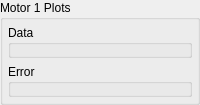
       <widget class="QGroupBox" name="groupBox_13">
        <property name="sizePolicy">
         <sizepolicy hsizetype="MinimumExpanding" vsizetype="MinimumExpanding">
          <horstretch>0</horstretch>
          <verstretch>0</verstretch>
         </sizepolicy>
        </property>
        <property name="title">
         <string>Motor 1 Plots</string>
        </property>
        <layout class="QGridLayout" name="gridLayout_12">
         <property name="leftMargin">
          <number>5</number>
         </property>
         <property name="topMargin">
          <number>5</number>
         </property>
         <property name="rightMargin">
          <number>5</number>
         </property>
         <property name="bottomMargin">
          <number>5</number>
         </property>
         <item row="0" column="0">
          <widget class="QGroupBox" name="groupBox_14">
           <property name="sizePolicy">
            <sizepolicy hsizetype="MinimumExpanding" vsizetype="MinimumExpanding">
             <horstretch>0</horstretch>
             <verstretch>0</verstretch>
            </sizepolicy>
           </property>
           <property name="title">
            <string>Data</string>
           </property>
           <layout class="QGridLayout" name="gridLayout_13">
            <property name="leftMargin">
             <number>5</number>
            </property>
            <property name="topMargin">
             <number>5</number>
            </property>
            <property name="rightMargin">
             <number>5</number>
            </property>
            <property name="bottomMargin">
             <number>5</number>
            </property>
            <item row="0" column="0">
             <widget class="QCustomPlot" name="widget_plot_data_1" native="true">
              <property name="sizePolicy">
               <sizepolicy hsizetype="MinimumExpanding" vsizetype="MinimumExpanding">
                <horstretch>0</horstretch>
                <verstretch>0</verstretch>
               </sizepolicy>
              </property>
             </widget>
            </item>
           </layout>
          </widget>
         </item>
         <item row="1" column="0">
          <widget class="QGroupBox" name="groupBox_15">
           <property name="sizePolicy">
            <sizepolicy hsizetype="MinimumExpanding" vsizetype="MinimumExpanding">
             <horstretch>0</horstretch>
             <verstretch>0</verstretch>
            </sizepolicy>
           </property>
           <property name="title">
            <string>Error</string>
           </property>
           <layout class="QGridLayout" name="gridLayout_14">
            <property name="leftMargin">
             <number>5</number>
            </property>
            <property name="topMargin">
             <number>5</number>
            </property>
            <property name="rightMargin">
             <number>5</number>
            </property>
            <property name="bottomMargin">
             <number>5</number>
            </property>
            <item row="0" column="0">
             <widget class="QCustomPlot" name="widget_plot_error_1" native="true">
              <property name="sizePolicy">
               <sizepolicy hsizetype="MinimumExpanding" vsizetype="MinimumExpanding">
                <horstretch>0</horstretch>
                <verstretch>0</verstretch>
               </sizepolicy>
              </property>
             </widget>
            </item>
           </layout>
          </widget>
         </item>
        </layout>
       </widget>
